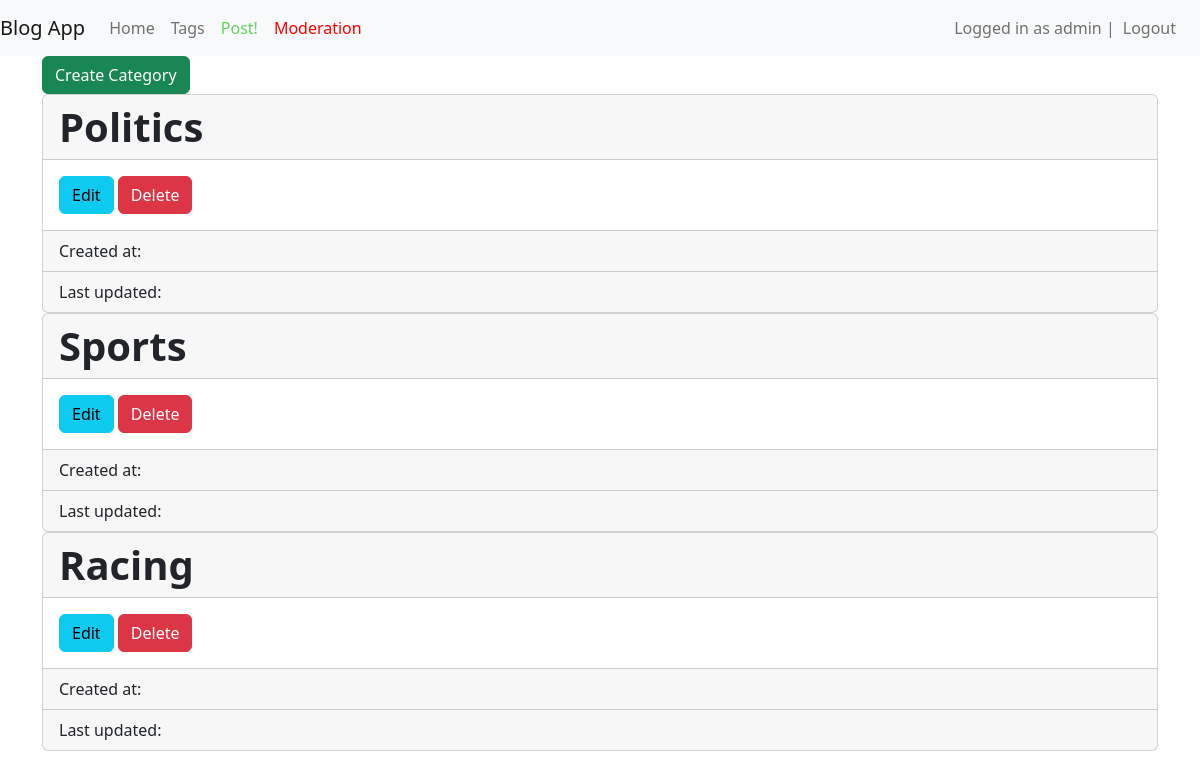
/list-categories (signed in), run on the app's committed database.
### main/models.py (models this page shows, shortened)
class Category(models.Model):
    name = models.CharField(max_length=100)
    subscribers = models.ManyToManyField(settings.AUTH_USER_MODEL,blank=True, related_name='category_sub')
    created_at = models.DateTimeField(auto_now_add=True)
    updated_at = models.DateTimeField(auto_now=True)
    def get_edit_url(self):
        edit_url = reverse("category.edit",args=[self.id])
        return edit_url
    def get_delete_url(self):
        delete_url = reverse("category.delete",args=[self.id])
        return delete_url

### main/views.py (the view)
# urls.py: path('list-categories',views.list_categories,name='list_categories'),
def list_categories(request):
    if has_group(request.user,'mod') or request.user.is_staff:
        categories = Category.objects.all()
        return render(request, 'categories/list_categories.html',{"categories":categories})
    else:
        return redirect('/home')

### main/templatetags/has_group.py (called while the page is built)
@register.filter(name='has_group')
def has_group(user, group_name):
    group = Group.objects.get(name=group_name)
    return True if group in user.groups.all() else False

### main/templates/categories/list_categories.html (shortened to what this page needs)
{% extends 'main/base.html' %}
{% load has_group %}
{% block content %}
    <a href="{% url 'create_category' %}" class="btn btn-success"> Create Category </a>
    {% for cat in categories %}
    <div class="card  ">
      <div class="h1 card-header"><strong>{{cat.name}}</strong></div>
      <div class="card-body">
        {% if user.is_staff or request.user|has_group:"mod" %}
        <a href="{{cat.get_edit_url}}" class="btn btn-info"> Edit </a>
        <a href="{{cat.get_delete_url}}" class="btn btn-danger"> Delete </a>
        {% endif %}
      </div>
      <div class="card-footer">Created at: {{post.created_at}}</div>
      <div class="card-footer">Last updated: {{post.updated_at}}</div>
    </div>
    {% empty %}
    <p>No Categories found</p>
    {% endfor %}
{% endblock %}

### main/templates/main/base.html (shortened to what this page needs)
{% load has_group %}
<!DOCTYPE html>
<html lang="en">
<head>
    <link href="https://cdn.jsdelivr.net/npm/bootstrap@5.2.2/dist/css/bootstrap.min.css" rel="stylesheet">
</head>
<body>
    <nav class="navbar navbar-expand-lg navbar-light bg-light">
        <a class="navbar-brand" href="#">Blog App</a>
        <div class="collapse navbar-collapse" id="navbarNav">
          <ul class="navbar-nav">
            <li class="nav-item">
              <a class="nav-link" href="/home">Home</a>
            </li>
            <li class="nav-item">
              <a class="nav-link" href="/list-tags">Tags</a>
            </li>
            <li class="nav-item">
              {% if user.is_authenticated %}
              <a class="nav-link" href="/post/create" style="color:rgb(102, 212, 98)">Post!</a>
              {% endif %}
            </li>
            {% if request.user.is_staff or request.user|has_group:"mod" %}
            <li class="nav-item">
              <a class="nav-link" style="color:red" href="/moderation-menu">Moderation</a>
            {% endif %}
           </ul>
        </div>
        <div>
           <ul class="navbar-nav mx-3">
            {% if user.is_authenticated %}
              <span class='navbar-text'>Logged in as {{user.username}} |</span>
            <li class="nav-item">
                <a class="nav-link" href="/logout">Logout</a>
            </li>
            {% endif %}
          </ul>
        </div>
      </nav>
    <div class="container">
        {% block content %}
        {% endblock %}
    </div>
</body>
</html>

### data on the page
Category: name "Politics"
Category: name "Sports"
Category: name "Racing"

### other printed values
{{ user.username }} "admin"
